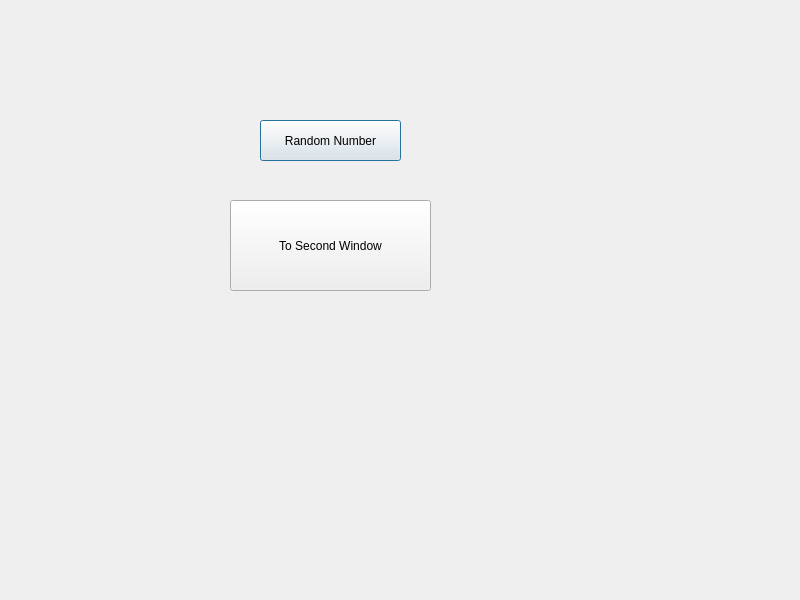
<?xml version="1.0" encoding="UTF-8"?>
<ui version="4.0">
 <class>Dialog</class>
 <widget class="QDialog" name="Dialog">
  <property name="geometry">
   <rect>
    <x>0</x>
    <y>0</y>
    <width>800</width>
    <height>600</height>
   </rect>
  </property>
  <property name="windowTitle">
   <string>Dialog</string>
  </property>
  <widget class="QPushButton" name="pushButton">
   <property name="geometry">
    <rect>
     <x>260</x>
     <y>120</y>
     <width>141</width>
     <height>41</height>
    </rect>
   </property>
   <property name="text">
    <string>Random Number</string>
   </property>
  </widget>
  <widget class="QPushButton" name="secondWindow">
   <property name="geometry">
    <rect>
     <x>230</x>
     <y>200</y>
     <width>201</width>
     <height>91</height>
    </rect>
   </property>
   <property name="text">
    <string>To Second Window</string>
   </property>
  </widget>
 </widget>
 <resources/>
 <connections/>
</ui>
